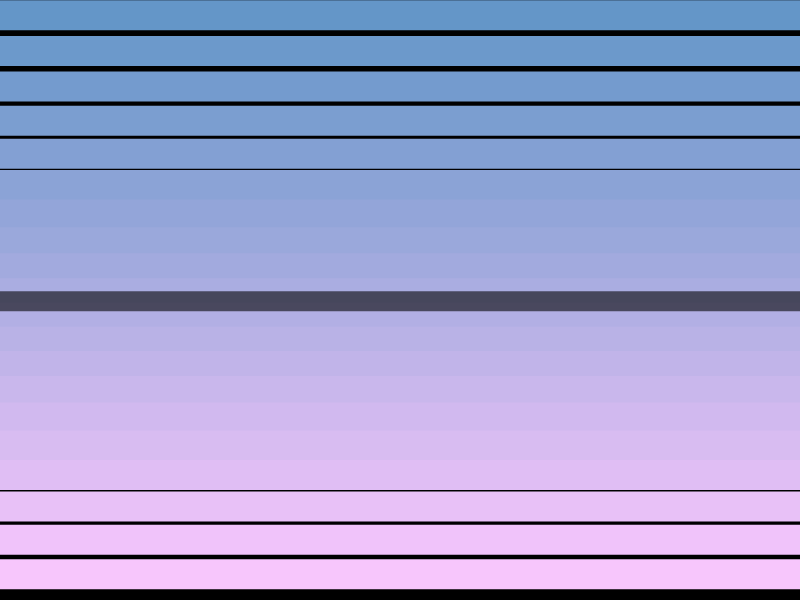
Frame 1 (no input)
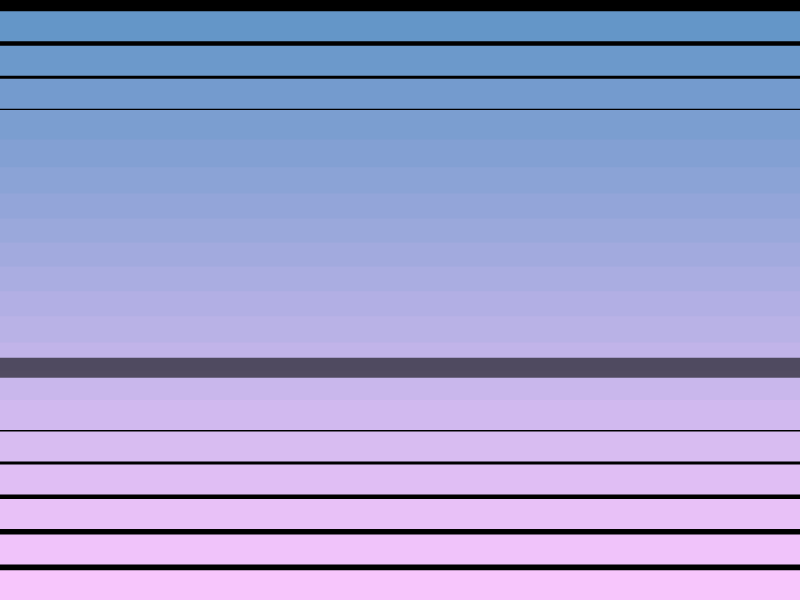
Frame 60 (no input)
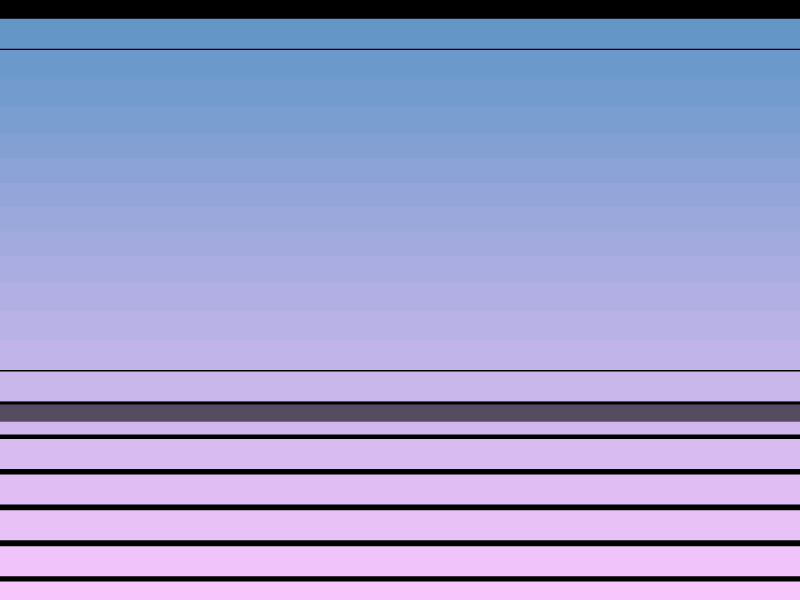
Frame 120 (the mouse pressed at the canvas centre since frame 60)

The p5.js sketch that drew these frames (run headless with seeded random() and noise() and a simulated clock; from frame 60 on, the mouse is pressed at the canvas centre):

// p5.js sketch
// ── sketch.js
let bands = [];
let highWaterLevel = 0;
let time = 0;

function setup() {
  createCanvas(800, 600);
  noStroke();
  
  // Create horizontal bands of color
  for (let i = 0; i < 20; i++) {
    bands.push({
      y: i * (height / 20),
      height: height / 20,
      color: color(
        map(i, 0, 20, 100, 255),
        map(i, 0, 20, 150, 200),
        map(i, 0, 20, 200, 255)
      ),
      offset: i * 0.3
    });
  }
}

function draw() {
  background(0);
  
  time += 0.01;
  
  // Update high water level with sine wave
  highWaterLevel = map(sin(time), -1, 1, height * 0.3, height * 0.7);
  
  // Draw bands with sine wave motion
  for (let i = 0; i < bands.length; i++) {
    let band = bands[i];
    
    // Calculate wave offset for this band
    let waveOffset = sin(time + band.offset) * 20;
    
    // Apply wave to band y position
    let y = band.y + waveOffset;
    
    // Draw the band
    fill(band.color);
    rect(0, y, width, band.height);
  }
  
  // Draw high water level band (darker)
  fill(0, 0, 0, 150);
  rect(0, highWaterLevel - 10, width, 20);
}
